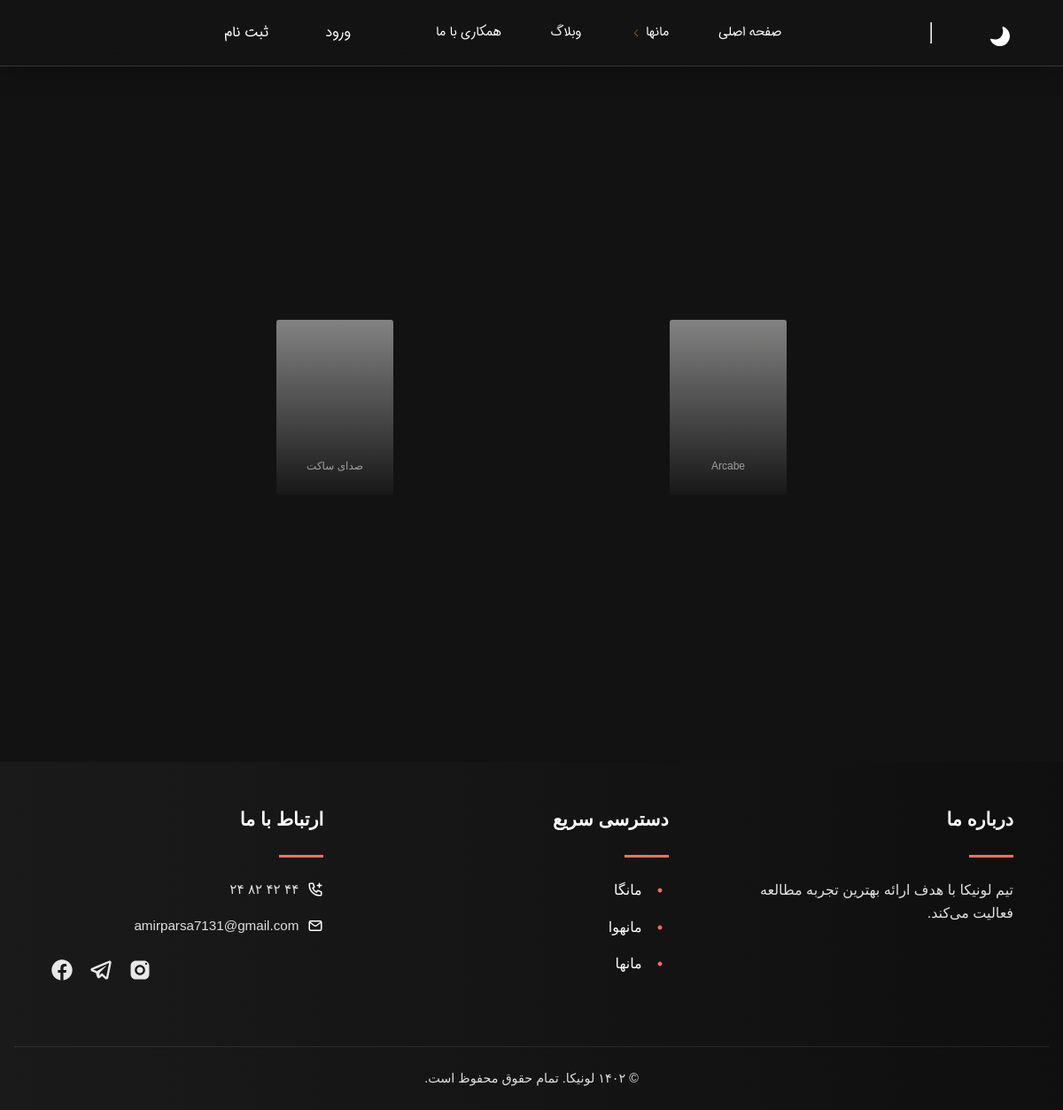
Screenshot of /categury/manha/ with the database file from the repository.
### managements/models.py (models this page shows, shortened)
class Menu(m.Model):
    name_show = m.CharField(max_length=255,null=True,blank=True)
    address = m.CharField(max_length=255,null=True,blank=True)
    family=m.CharField(max_length=255,null=True,blank=True)
    def __str__(self):
        return f"{self.address}"

class Anime(m.Model):
    title = m.CharField(max_length=255,unique=True)
    title_img = m.ImageField(null=True,blank=True,upload_to=manga_upload_path_banner_titleimg)
    description = m.TextField(null=True,blank=True)
    banner = m.ImageField(null=True,blank=True,upload_to=manga_upload_path_banner_titleimg)
    click = m.IntegerField(default=0,null=True,blank=True)
    folder_number = m.IntegerField(default=1)
    imdb = m.FloatField(default=0, help_text='value 0 to 10', validators=[MaxValueValidator(10),
        MinValueValidator(0)])
    created = m.DateField(auto_now_add=True,null=True,blank=True)
    lmodified = m.DateField(auto_now=True,null=True,blank=True)
    def __str__(self):
        return self.title

### users/views.py (the view)
# urls.py: path("categury/",cats_anime,name="categury"),
def cats_anime(request,cat):
    menus, menus_options = menu()
    animes = Anime.objects.all()
    tags_list = TagList.objects.all()
    tags = Tag.objects.all()
    ms = Menu.objects.filter(address=cat)
    animes_show = []
    if request.GET.get('tag') == None:
        flag = False
        filter_word = None
    else :
        flag=True
        filter_word= request.GET.get('tag')
    if flag :
        for anime in animes :
            f1 = False
            f2= False
            for tag_list in tags_list :
                if anime.pk == tag_list.anime_id.pk :
                    for tag in tags :
                        if tag.pk == tag_list.tags.pk :
                            for m in ms :
                                if cat == f"{m.address}" :
                                    f1=True
                                if tag.title == filter_word :
                                    f2=True
            if f1:
                if f2:
                    animes_show.append(anime)
    else :
        for anime in animes :
            f1 = False
            for tag_list in tags_list :
                if anime.pk == tag_list.anime_id.pk :
                    for tag in tags :
                        if tag.pk == tag_list.tags.pk :
                            for m in ms :
                                if cat == f"{m.address}" :
                                    f1=True
            if f1:
                animes_show.append(anime)
        f3 = False
        if cat == 'news':
            cat =  'id'
            f3 = True
        elif cat == 'populer' :
            cat = 'click'
            f3 = True
        elif cat == 'best':
            cat = 'imdb'
            f3 = True
        if f3:
            animes_show = Anime.objects.all().order_by(f"{cat}")
        else :
            for anime in animes :
                f1 = False
                for tag_list in tags_list :
                    if anime.pk == tag_list.anime_id.pk :
                        for tag in tags :
                            if tag.pk == tag_list.tags.pk :
                                for m in ms :
                                    if tag.title == f"{m}" :
                                        f1=True
                        if f1:
                            animes_show.append(anime)
    context = {"menus":menus,"menus_options":menus_options,'animes' : animes_show,'tags' : tags_list    }
    return render(request,'main/cpage.html',context)

### managements/models.py (called while the page is built)
    def __str__(self):
        return f"{self.title}"

### users/views.py (called while the page is built)
def menu():
    menus = Menu.objects.all()
    menus_options = MenuOption.objects.all()
    return (menus,menus_options)

### users/templates/main/cpage.html (shortened to what this page needs)
{% extends "deafult.html" %}
{% load static %}
{% block meta %}
    <link rel="stylesheet" href={% static 'style/home.css' %}>
    <link rel="stylesheet" href={% static 'style/categury.css' %}>
{% endblock meta %}
{% block content %}
    <div class="cards_box">
        {% for anime in animes %}
        <a href="{% url 'detail' anime %}">
            <div class="card" style="background-image: linear-gradient(to bottom,rgba(151, 150, 148, 0.1),rgba(0, 0, 0, 0.8)),url('../../media/{{ anime.title_img }}');">
                <div class="anime-name">{{ anime }}</div>
            </div>
        </a>
        {% endfor %}
    </div>
{% endblock content %}

### users/templates/deafult.html (shortened to what this page needs)
{% load static %}
<!DOCTYPE html>
<html lang="fa">
<head>
    {% block meta %}{% endblock meta %}
    <link rel="stylesheet" href={% static 'style/deafult.css' %}>
</head>
    <body dir="ltr">
<header >
    <ul id="menu">
        <img title="Lunika Studio" src={% static '/img/lunika.svg' %} alt="Lunika" style="width: 2.5vw;float: right;margin-top: 0.7vw;margin-right:2vw">
        <hr style="float: right;height:2vw;margin-left: 10vw;margin-right: 2.5vw;margin-top:0.1vw;">
        <nav>
            <li onclick="" class="menu-option"><a  class="menu-option-content-title" href="{% url 'home' %}" >صفحه اصلی </a> </li>
            {% for menu in menus %}
                <li onclick="" class="menu-option">
                    <a class="menu-option-content-title" href="{% url menu.family %}{{ menu.address }}" ><div class="angle-left "></div> {{menu.name_show   }}  </a>
                </li>
            {% endfor %}
            <li onclick="" class="menu-option"><a  class="menu-option-content-title" href={% url "weblog_main" %} >وبلاگ</a>  </li>
            <li onclick="" class="menu-option"><a class="menu-option-content-title" href={% url "about_us" %}>همکاری با ما</a></li>
        </nav>
        {% if user.is_authenticated %}
        <li class="auth"><a href={% url "logout" %}>خروج</a></li>
            <a href='{% url "profile" %}'><i class="profile-icon" style="margin: 0px;"></i></a>
        {% else  %}
            <li class="auth" ><a href={% url "login" %}>ورود</a></li>
            <li class="auth"><a href={% url "register" %}>ثبت نام</a></li>
        {% endif %}
    </ul>
</header>
{% block content %}{% endblock content %}
<footer class="site-footer">
    <div class="footer-grid">
      <div class="footer-section">
        <h4 class="footer-heading">درباره ما</h4>
        <div class="divider-right"></div>
        <p class="footer-text">
          تیم لونیکا با هدف ارائه بهترین تجربه مطالعه فعالیت می‌کند.
        </p>
      </div>
      <div class="footer-section">
        <h4 class="footer-heading">دسترسی سریع</h4>
        <div class="divider-right"></div>
        <ul class="footer-nav">
          <li>
            <a href={% url "categury" cat='manga' %} class="footer-link">
                <img src="{% static 'img/footer/dott.svg' %}" class="nav-icon" alt="">
              <span>مانگا</span>
            </a>
          </li>
          <li>
            <a href={% url "categury" cat='manhwa' %} class="footer-link">
                <img src="{% static 'img/footer/dott.svg' %}" class="nav-icon" alt="">
              <span>مانهوا</span>
            </a>
          </li>
          <li>
            <a href={% url "categury" cat='manha' %} class="footer-link">
              <img src="{% static 'img/footer/dott.svg' %}" class="nav-icon" alt="">
              <span>مانها</span>
            </a>
          </li>
        </ul>
      </div>
      <div class="footer-section">
        <h4 class="footer-heading">ارتباط با ما</h4>
        <div class="divider-right"></div>
        <div class="contact-items">
          <div class="contact-item">
            <img src="{% static 'img/footer/phone.svg' %}" class="contact-icon" alt="">
            <span>۴۴ ۴۲ ۸۲ ۲۴</span>
          </div>
          <div class="contact-item">
            <img src="{% static 'img/footer/email.svg' %}" class="contact-icon" alt="">
            <span>amirparsa7131@gmail.com</span>
          </div>
        </div>
        <div class="social-media">
          <a href="https://www.instagram.com/lunika.manga/" target="_blank"><img src="{% static 'img/sm-logo/instagram.svg' %}" alt="اینستاگرام"></a>
          <a href="https://t.me/mangaup" target="_blank"><img src="{% static 'img/sm-logo/telegram.svg' %}" href="" alt="تلگرام"></a>
          <a href="#" target="_blank"><img src="{% static 'img/sm-logo/facebook.svg' %}" alt="فیسبوک"></a>
        </div>
      </div>
    </div>
    <div class="copyright">
      <p>© <span class="year">۱۴۰۲</span> لونیکا. تمام حقوق محفوظ است.</p>
    </div>
  </footer>
</body>

### users/static/style/home.css (style rules this page uses)
.card { font-family: 'title', sans-serif; z-index: 0; display: flex; flex-wrap: wrap; width: 11vw; height: 16.5vw; background: #808080 no-repeat center / cover; border: 0.1vw solid var(--bg-second-color); border-radius: var(--border-radius); transition: var(--transition-too); filter: contrast(1.02); }
.anime-name { font-size: 1vw; display: flex; justify-content: center; margin: 0.5vw; margin-top: 13vw; width: 100%; height: 3.5vw; color: var(--text-tertiary); transition: var(--transition); }

### users/static/style/categury.css (style rules this page uses)
.cards_box { display: flex; width: 100%; height: 100vh; justify-content: space-evenly; align-items: center; }

### users/static/style/deafult.css (style rules this page uses)
:root { --primary: #FF6F61; --primary-hover: #FF8F81; --bg: #121212; --surface: #1E1E1E; --surface-elevated: #252525; --text-primary: #FFFFFF; --text-secondary: #E0E0E0; --text-tertiary: #A0A0A0; --spacing-unit: 1rem; --border-radius: 0.25vw; --border-radius-more:1vw; --transition: all 0.5s ease; --transition-too:all 0.7s ease; --shadow-box: rgba(255, 255, 255, 0.1); }
* { box-sizing: border-box; margin: 0; padding: 0; text-decoration: none; transition: 0.5s; }
body { background-color: var(--bg); color: var(--text-primary); font-family: 'main', sans-serif; line-height: 1.6; overflow-x: hidden; padding-top:5vw; }
header { position: fixed; top: 0; left: 0; width: 100%; background: linear-gradient( to bottom, rgba(20, 20, 20, 0.95) 0%, rgba(20, 20, 20, 0.8) 100% ); backdrop-filter: blur(12px) saturate(180%); -webkit-backdrop-filter: blur(12px) saturate(180%); z-index: 1000; padding: 1rem 2rem; border-bottom: 1px solid rgba(255, 255, 255, 0.15); display: flex; justify-content: flex-end; align-items: center; box-shadow: 0 4px 30px rgba(0, 0, 0, 0.25); transition: all 0.3s ease-out; }
a:-webkit-any-link { color: var(--text-primary); text-decoration: none; cursor: pointer; }
#menu { display: flex; flex-direction: row-reverse; align-items: center; gap: 2rem; list-style: none; margin: 0; padding: 0; }
#menu img[alt="Lunika"] { width: 2vw; height: 2vw; transition: transform 0.3s ease; }
nav { display: flex; gap: 1.5rem; flex-direction: row-reverse; }
.menu-option { position: relative; }
.menu-option-content-title { color: var(--text-primary); text-decoration: none; font-size: 0.9rem; padding: 0.5rem 1rem; border-radius: var(--border-radius-more); transition: all 0.3s ease; display: flex; align-items: center; gap: 0.3rem; }
.angle-left { width: 12px; height: 12px; background-image: url("../img/left_arrow.svg"); background-repeat: no-repeat; background-size: contain; transition: transform 0.3s ease; }
.auth { color: var(--text-secondary); text-decoration: none; padding: 0.5rem 1rem; border-radius: var(--border-radius); transition: all 0.3s ease; }
.site-footer { background: linear-gradient(to left, #0f0f0f, #1a1a1a); color: #e0e0e0; padding: 3rem 1rem 0; font-family: 'BTitr', Tahoma, sans-serif; direction: rtl; }
.footer-grid { display: grid; grid-template-columns: repeat(auto-fit, minmax(300px, 1fr)); gap: 2rem; max-width: 1200px; margin: 0 auto; padding: 0 1rem; }
.footer-section { padding: 0 1.5rem; margin-bottom: 2rem; }
.footer-heading { font-size: 1.3rem; color: white; margin-bottom: 1rem; position: relative; padding-bottom: 0.5rem; }
.divider-right { width: 50px; height: 3px; background: #FF6F61; margin-right: 0; margin-bottom: 1.5rem; }
.footer-nav { list-style: none; padding: 0; margin: 0; }
.footer-nav li { margin-bottom: 1rem; }
.footer-link { display: flex; align-items: center; color: #ccc; text-decoration: none; transition: all 0.3s; font-size: 1rem; }
.nav-icon { width: 20px; height: 20px; margin-left: 10px; object-fit: contain; }
.contact-items { margin-bottom: 1.5rem; }
.contact-item { display: flex; align-items: center; margin-bottom: 1rem; font-size: 0.95rem; }
.contact-icon { width: 18px; height: 18px; margin-left: 10px; object-fit: contain; }
.social-media { display: flex; gap: 1rem; justify-content: flex-end; }
.social-media a img { width: 28px; height: 28px; transition: transform 0.3s; }
.copyright { text-align: center; padding: 1.5rem; margin-top: 2rem; border-top: 1px solid rgba(255,255,255,0.1); font-size: 0.9rem; }

### rows the page displays
Menu: name_show "مانها"
Anime: title "صدای ساکت"
Anime: title "Arcabe"
